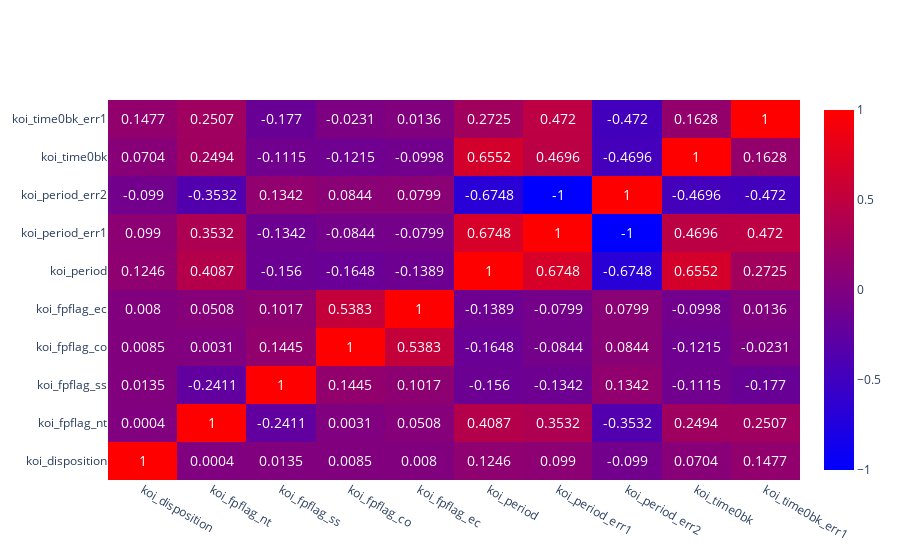

Source (notebook cell):
### Code cell
import plotly
import plotly.graph_objs as go
import plotly.figure_factory as figfac
from plotly.offline import iplot

fig = go.Figure(data=go.Heatmap(z = correlation.iloc[:10, :10].round(3).values.tolist(),
                                x=correlation.iloc[:10, :10].columns.to_list(),
                                y = correlation.iloc[:10, :10].index.to_list(),
                                colorscale= 'bluered',
                                text=correlation.iloc[:10, :10].round(4).values,
                                texttemplate="%{text}",
                                textfont={"size":12}))
fig.show()

### Figure 1 — Plotly figure (JSON) as saved in the notebook; plotly's stock layout.template omitted (floating-point values rounded to 4 significant figures)
{"data": [{"colorscale": [[0, "rgb(0,0,255)"], [1, "rgb(255,0,0)"]], "text": [[1, 0.0004, 0.0135, 0.0085, 0.008, 0.1246, 0.099, -0.099, 0.0704, 0.1477], [0.0004, 1, -0.2411, 0.0031, 0.0508, 0.4087, 0.3532, -0.3532, 0.2494, 0.2507], [0.0135, -0.2411, 1, 0.1445, 0.1017, -0.156, -0.1342, 0.1342, -0.1115, -0.177], [0.0085, 0.0031, 0.1445, 1, 0.5383, -0.1648, -0.0844, 0.0844, -0.1215, -0.0231], [0.008, 0.0508, 0.1017, 0.5383, 1, -0.1389, -0.0799, 0.0799, -0.0998, 0.0136], [0.1246, 0.4087, -0.156, -0.1648, -0.1389, 1, 0.6748, -0.6748, 0.6552, 0.2725], [0.099, 0.3532, -0.1342, -0.0844, -0.0799, 0.6748, 1, -1, 0.4696, 0.472], [-0.099, -0.3532, 0.1342, 0.0844, 0.0799, -0.6748, -1, 1, -0.4696, -0.472], [0.0704, 0.2494, -0.1115, -0.1215, -0.0998, 0.6552, 0.4696, -0.4696, 1, 0.1628], [0.1477, 0.2507, -0.177, -0.0231, 0.0136, 0.2725, 0.472, -0.472, 0.1628, 1]], "textfont": {"size": 14}, "texttemplate": "%{text}", "type": "heatmap", "x": ["koi_disposition", "koi_fpflag_nt", "koi_fpflag_ss", "koi_fpflag_co", "koi_fpflag_ec", "koi_period", "koi_period_err1", "koi_period_err2", "koi_time0bk", "koi_time0bk_err1"], "y": ["koi_disposition", "koi_fpflag_nt", "koi_fpflag_ss", "koi_fpflag_co", "koi_fpflag_ec", "koi_period", "koi_period_err1", "koi_period_err2", "koi_time0bk", "koi_time0bk_err1"], "z": [[1, 0, 0.014, 0.009, 0.008, 0.125, 0.099, -0.099, 0.07, 0.148], [0, 1, -0.241, 0.003, 0.051, 0.409, 0.353, -0.353, 0.249, 0.251], [0.014, -0.241, 1, 0.145, 0.102, -0.156, -0.134, 0.134, -0.111, -0.177], [0.009, 0.003, 0.145, 1, 0.538, -0.165, -0.084, 0.084, -0.121, -0.023], [0.008, 0.051, 0.102, 0.538, 1, -0.139, -0.08, 0.08, -0.1, 0.014], [0.125, 0.409, -0.156, -0.165, -0.139, 1, 0.675, -0.675, 0.655, 0.273], [0.099, 0.353, -0.134, -0.084, -0.08, 0.675, 1, -1, 0.47, 0.472], [-0.099, -0.353, 0.134, 0.084, 0.08, -0.675, -1, 1, -0.47, -0.472], [0.07, 0.249, -0.111, -0.121, -0.1, 0.655, 0.47, -0.47, 1, 0.163], [0.148, 0.251, -0.177, -0.023, 0.014, 0.273, 0.472, -0.472, 0.163, 1]]}], "layout": {}}
